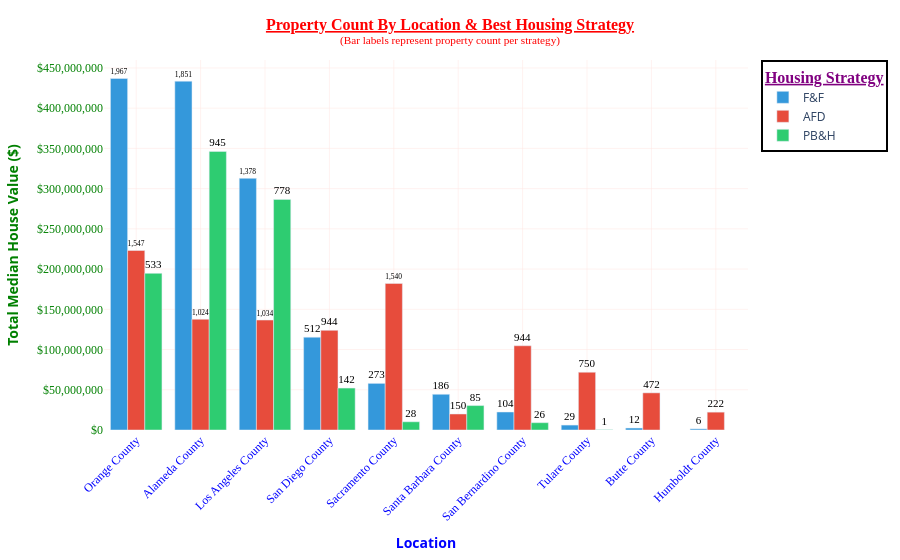

Notebook code for this chart:
### Markdown cell above
**`Barplot - Property Count By Location & Best Housing Strategy (Plotly)`**.

### Code cell
# ── Imports ──────────────────────────────────────────────────────────────────
import plotly.express as px
# import plotly.io as pio                                 # 👈 Add this

# pio.renderers.default = "plotly_mimetype+notebook"     # 👈 Add this
# # ─────────────────────────────────────────────────────────────────────────────

fig = px.bar(
    c_loc_hs,
    x="location_name",
    y="sum",
    color="Best Strategy Short", # "Risk", "Return", "Best Strategy Short"
    barmode="group",          # "group or "stack" for stacked bars
    text="count",             #  "count", "median", "sum", "proportion"  
    # hover_data=["Risk", "Return", "mean", "median", "proportion", "Cluster"],
    # Fomat hover_data values
    hover_data={
        "Cluster": True,             # no format change
        "count": ":,.0f",            # ✅ formatted as \1,234
        "mean": ":$,.0f",            # ✅ formatted as \$1,234
        "median": ":$,.0f",          # ✅ formatted as \$1,234
        "proportion": ":.2%",        # ✅ formatted as 15.00%
        "sum": ":$,.0f",             # ✅ formatted as \$1,234
        "Risk": True,                # no format change
        "Return":  True,             # no format change 
    },
    # title="Total Median House Value by Location & Best Housing Strategy",
    color_discrete_map={
        "PB&H": "#2ecc71",   # green — premium
        "F&F":  "#3498db",   # blue — mid
        "AFD":  "#e74c3c"    # red — affordable
    },

    # labels={
    #     "sum": "Total Median House Value ($)</b>",
    #     "location_name": "Location",
    #     "Best Strategy Short": "Housing Strategy"
    # }

)

fig.update_traces(
    texttemplate="%{text:,.0f}",       # ✅ Formats 1000 → 1,000
    # texttemplate="%{text:$,.0f}",    # ✅ Formats $1000 → $1,000
    textposition="outside",            #  "inside", "top left", "top center", "top right", "middle left", "middle center", "middle right", "bottom left", "bottom center", "bottom right"
    #insidetextanchor="end",            # 'end', 'middle', 'start'
    textangle=0, #-90
    textfont=dict(family="Tahoma", size=11, color="black"),
    # selector=dict(mode="text"), # textposition="top centre"
)

fig.update_layout(
      title={
        "text": "<b><u>Property Count By Location & Best Housing Strategy</u></b>" # <b> bold, <i> italic, <u> underline, <br> start new line, <sup> open superscript, </>close, 
        "<br><sup>(Bar labels represent property count per strategy)</sup>", 
        "x": 0.5,              # centers the title
        "xanchor": "center", "font": {"family": "tahoma", "size": 16, "color": "red"},
    },
    xaxis_title="<b>Location</b>",                       # bold x label
    xaxis=dict(
        color="blue",
        # tickformat="$,.0f",
        tickangle=-45,
        tickfont=dict(family="Tahoma", size=12, color="blue"),
        showgrid=True,           # ✅ Vertical gridlines
        gridcolor="mistyrose",
        gridwidth=0.5,
    ),
    yaxis_title="<b>Total Median House Value ($)</b>",
    yaxis=dict(
        color="green",
        tickformat="$,.0f",
        tickangle=0,
        tickfont=dict(family="Tahoma", size=12, color="green"),
        showgrid=True,           # ✅ Horizontal gridlines
        gridcolor="mistyrose",
        gridwidth=0.5,
    ),
    legend_title={
        "text": "<u><b>Housing Strategy</b></u>",
        "font": {"family": "Tahoma", "size": 16, "color": "purple"},
    },
    legend=dict(
        bgcolor="white",
        bordercolor="black",
        borderwidth=2,
    ),
    plot_bgcolor="white",
    hoverlabel=dict(             # ✅ Styled hover box
        # bgcolor="white",
        font_size=12,
        font_family="Tahoma",
    )
)

#==#

# Define path
# my_path = r"C:\Users\tailb\Downloads"

#==#

# Save as PNG using path
# fig.write_image(os.path.join(my_path, "X.png"))
# print(f"✅ Saved to: {my_path}/X.png")


#==#

# Save as PDF using path
# fig.write_image(os.path.join(my_path, "X.pdf"), width=1920, height=1080, scale=2)
# print(f"✅ Saved to: {my_path}/X.pdf")


#==#

# ── Save Options (uncomment as needed) ──────────────────────────────────────
# fig.write_image("Barplot.jpeg")
# fig.write_image("Barplot.svg")
# fig.write_image("Barplot.pdf")
# fig.write_html("Barplot.html")
# ────────────────────────────────────────────────────────────────────────────

# # line = "─" * 60
# # print(line)

#==#

fig.show()

### Figure 1 — Plotly figure (JSON) as saved in the notebook; plotly's stock layout.template omitted (floating-point values rounded to 4 significant figures)
{"data": [{"alignmentgroup": "True", "customdata": [[7, 1967, 222100.0, 217600, 0.1125, "Low-Medium", "Medium"], [5, 1851, 234200.0, 235200, 0.1059, "Low-Medium", "Medium"], [0, 1378, 227000.0, 225000, 0.07882, "Low-Medium", "Medium"], [3, 512, 225300.0, 219600, 0.02929, "Low-Medium", "Medium"], [1, 273, 212300.0, 204500, 0.01562, "Low-Medium", "Medium"], [9, 186, 238700.0, 239600, 0.01064, "Low-Medium", "Medium"], [8, 104, 215000.0, 214500, 0.005949, "Low-Medium", "Medium"], [2, 29, 211200.0, 214300, 0.001659, "Low-Medium", "Medium"], [6, 12, 203825, 196900, 0.0006864, "Low-Medium", "Medium"], [4, 6, 233600, 219950, 0.0003432, "Low-Medium", "Medium"]], "hovertemplate": "Best Strategy Short=F&F<br>location_name=%{x}<br>sum=%{y:$,.0f}<br>count=%{customdata[1]:,.0f}<br>Cluster=%{customdata[0]}<br>mean=%{customdata[2]:$,.0f}<br>median=%{customdata[3]:$,.0f}<br>proportion=%{customdata[4]:.2%}<br>Risk=%{customdata[5]}<br>Return=%{customdata[6]}<extra></extra>", "legendgroup": "F&F", "marker": {"color": "#3498db", "pattern": {"shape": ""}}, "name": "F&F", "offsetgroup": "F&F", "orientation": "v", "showlegend": true, "text": [1967, 1851, 1378, 512, 273, 186, 104, 29, 12, 6], "textangle": 0, "textfont": {"color": "black", "family": "Tahoma", "size": 11}, "textposition": "outside", "texttemplate": "%{text:,.0f}", "type": "bar", "x": ["Orange County", "Alameda County", "Los Angeles County", "San Diego County", "Sacramento County", "Santa Barbara County", "San Bernardino County", "Tulare County", "Butte County", "Humboldt County"], "xaxis": "x", "y": [436883100, 433579300, 312791600, 115367100, 57950700, 44403200, 22360700, 6123800, 2445900, 1401600], "yaxis": "y"}, {"alignmentgroup": "True", "customdata": [[7, 1547, 144200.0, 151400, 0.08849, "Medium", "Low-Medium"], [1, 1540, 118300.0, 117100, 0.08809, "Medium", "Low-Medium"], [0, 1034, 132200.0, 136700, 0.05914, "Medium", "Low-Medium"], [5, 1024, 134500.0, 139800, 0.05857, "Medium", "Low-Medium"], [3, 944, 131200.0, 135650, 0.054, "Medium", "Low-Medium"], [8, 944, 110900.0, 109950, 0.054, "Medium", "Low-Medium"], [2, 750, 95740.0, 89500, 0.0429, "Medium", "Low-Medium"], [6, 472, 97830.0, 92800, 0.027, "Medium", "Low-Medium"], [4, 222, 99950.0, 93250, 0.0127, "Medium", "Low-Medium"], [9, 150, 132600.0, 135750, 0.00858, "Medium", "Low-Medium"]], "hovertemplate": "Best Strategy Short=AFD<br>location_name=%{x}<br>sum=%{y:$,.0f}<br>count=%{customdata[1]:,.0f}<br>Cluster=%{customdata[0]}<br>mean=%{customdata[2]:$,.0f}<br>median=%{customdata[3]:$,.0f}<br>proportion=%{customdata[4]:.2%}<br>Risk=%{customdata[5]}<br>Return=%{customdata[6]}<extra></extra>", "legendgroup": "AFD", "marker": {"color": "#e74c3c", "pattern": {"shape": ""}}, "name": "AFD", "offsetgroup": "AFD", "orientation": "v", "showlegend": true, "text": [1547, 1540, 1034, 1024, 944, 944, 750, 472, 222, 150], "textangle": 0, "textfont": {"color": "black", "family": "Tahoma", "size": 11}, "textposition": "outside", "texttemplate": "%{text:,.0f}", "type": "bar", "x": ["Orange County", "Sacramento County", "Los Angeles County", "Alameda County", "San Diego County", "San Bernardino County", "Tulare County", "Butte County", "Humboldt County", "Santa Barbara County"], "xaxis": "x", "y": [223104700, 182158100, 136648800, 137685300, 123837600, 104680000, 71802300, 46176600, 22187800, 19896800], "yaxis": "y"}, {"alignmentgroup": "True", "customdata": [[5, 945, 366300.0, 353800, 0.05405, "Low", "High"], [0, 778, 368400.0, 355150, 0.0445, "Low", "High"], [7, 533, 365300.0, 352200, 0.03049, "Low", "High"], [3, 142, 367100.0, 359650, 0.008122, "Low", "High"], [9, 85, 357300.0, 346000, 0.004862, "Low", "High"], [1, 28, 364500.0, 347000, 0.001602, "Low", "High"], [8, 26, 349000.0, 342400, 0.001487, "Low", "High"], [2, 1, 345900, 345900, 5.72e-05, "Low", "High"]], "hovertemplate": "Best Strategy Short=PB&H<br>location_name=%{x}<br>sum=%{y:$,.0f}<br>count=%{customdata[1]:,.0f}<br>Cluster=%{customdata[0]}<br>mean=%{customdata[2]:$,.0f}<br>median=%{customdata[3]:$,.0f}<br>proportion=%{customdata[4]:.2%}<br>Risk=%{customdata[5]}<br>Return=%{customdata[6]}<extra></extra>", "legendgroup": "PB&H", "marker": {"color": "#2ecc71", "pattern": {"shape": ""}}, "name": "PB&H", "offsetgroup": "PB&H", "orientation": "v", "showlegend": true, "text": [945, 778, 533, 142, 85, 28, 26, 1], "textangle": 0, "textfont": {"color": "black", "family": "Tahoma", "size": 11}, "textposition": "outside", "texttemplate": "%{text:,.0f}", "type": "bar", "x": ["Alameda County", "Los Angeles County", "Orange County", "San Diego County", "Santa Barbara County", "Sacramento County", "San Bernardino County", "Tulare County"], "xaxis": "x", "y": [346186900, 286610400, 194681500, 52129300, 30367900, 10205700, 9074500, 345900], "yaxis": "y"}], "layout": {"barmode": "group", "hoverlabel": {"font": {"family": "Tahoma", "size": 12}}, "legend": {"bgcolor": "white", "bordercolor": "black", "borderwidth": 2, "title": {"font": {"color": "purple", "family": "Tahoma", "size": 16}, "text": "<u><b>Housing Strategy</b></u>"}, "tracegroupgap": 0}, "margin": {"t": 60}, "plot_bgcolor": "white", "title": {"font": {"color": "red", "family": "tahoma", "size": 16}, "text": "<b><u>Property Count By Location & Best Housing Strategy</u></b><br><sup>(Bar labels represent property count per strategy)</sup>", "x": 0.5, "xanchor": "center"}, "xaxis": {"anchor": "y", "color": "blue", "domain": [0, 1], "gridcolor": "mistyrose", "gridwidth": 0.5, "showgrid": true, "tickangle": -45, "tickfont": {"color": "blue", "family": "Tahoma", "size": 12}, "title": {"text": "<b>Location</b>"}}, "yaxis": {"anchor": "x", "color": "green", "domain": [0, 1], "gridcolor": "mistyrose", "gridwidth": 0.5, "showgrid": true, "tickangle": 0, "tickfont": {"color": "green", "family": "Tahoma", "size": 12}, "tickformat": "$,.0f", "title": {"text": "<b>Total Median House Value ($)</b>"}}}}
